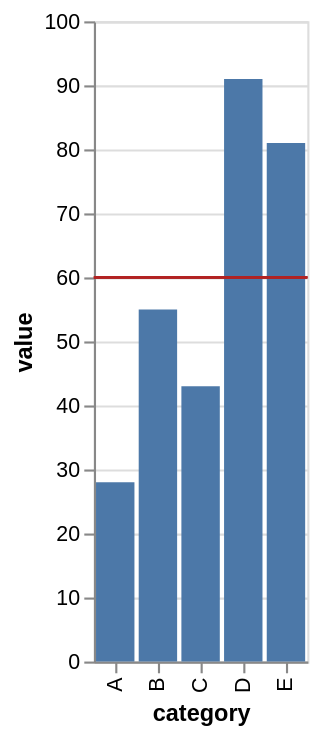

Here is the Vega-Lite specification saved for this chart:
### Vega-Lite specification from a JSON file in a GitHub repository (floating-point values rounded to 4 significant figures)
{"$schema": "https://vega.github.io/schema/vega-lite/v6.json", "data": {"values": [{"category": "A", "value": 28}, {"category": "B", "value": 55}, {"category": "C", "value": 43}, {"category": "D", "value": 91}, {"category": "E", "value": 81}]}, "description": "A layered threshold rule over bars, from a datum.", "layer": [{"encoding": {"x": {"field": "category", "type": "nominal"}, "y": {"field": "value", "type": "quantitative"}}, "mark": "bar"}, {"encoding": {"y": {"datum": 60, "type": "quantitative"}}, "mark": {"color": "firebrick", "type": "rule"}}], "usermeta": {"eas": {"standin_ratio": 0.0209, "threshold": 0.05}}}
